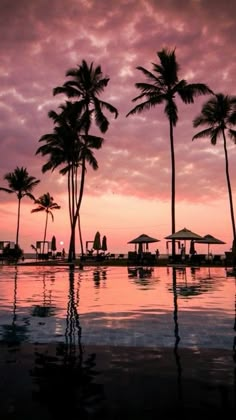
#> input picture images/foto.jpg, 236 x 420 px
$ python histoMaching.py
#> lines starting #> are read from the running program, lines starting #| are printed output that depends on the picture
import cv2
import os
import matplotlib.pyplot as plt
from skimage import exposure

# Buat folder cache jika belum ada
os.makedirs('cache', exist_ok=True)

reference = cv2.imread('images/foto.jpg', 0)
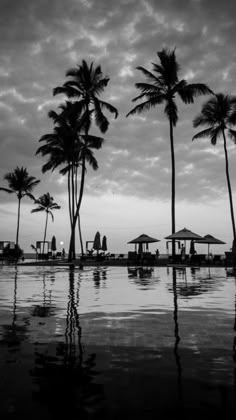
#> reference: shape (420, 236); min 0, max 248, mean 96.7

if reference is None:
    print("File tidak ditemukan")
    exit()

source = cv2.normalize(reference, None, alpha=150, beta=300, norm_type=cv2.NORM_MINMAX)
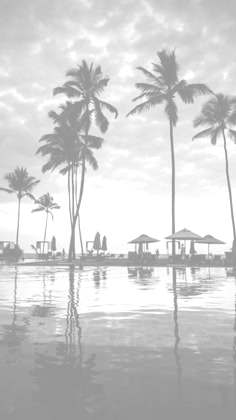
#> source: shape (420, 236); min 150, max 255, mean 206.9
if source is None or reference is None:
    print("File tidak ditemukan")
    exit()

# histogram matching
matched = exposure.match_histograms(source, reference, channel_axis=None)
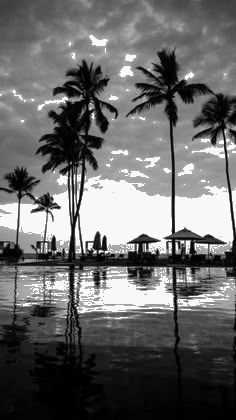
#> matched: shape (420, 236) float64; min 0, max 248, mean 104.9

# Konversi ke uint8 agar bisa disimpan oleh OpenCV
matched = matched.astype('uint8')

# Simpan hasil
cv2.imwrite('cache/source.png', source)
cv2.imwrite('cache/reference.png', reference)
cv2.imwrite('cache/matched.png', matched)

# output
plt.figure(figsize=(12,4))

plt.subplot(1,3,1)
plt.title('Sumber')
plt.imshow(source, cmap='gray')
plt.axis('off')

plt.subplot(1,3,2)
plt.title('Refrensi')
plt.imshow(reference, cmap='gray')
plt.axis('off')

plt.subplot(1,3,3)
plt.title('Hasil Matching')
plt.imshow(matched, cmap='gray')
plt.axis('off')

plt.show()
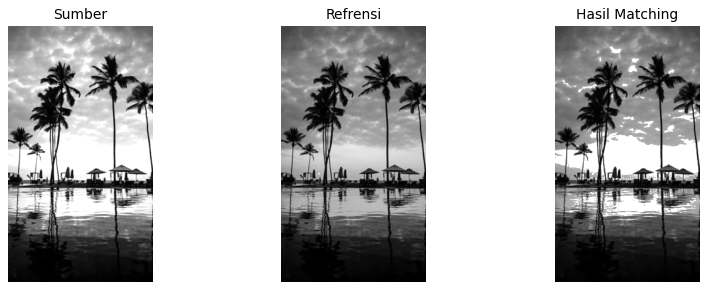
#> figure drawn by matplotlib, 3 panels
